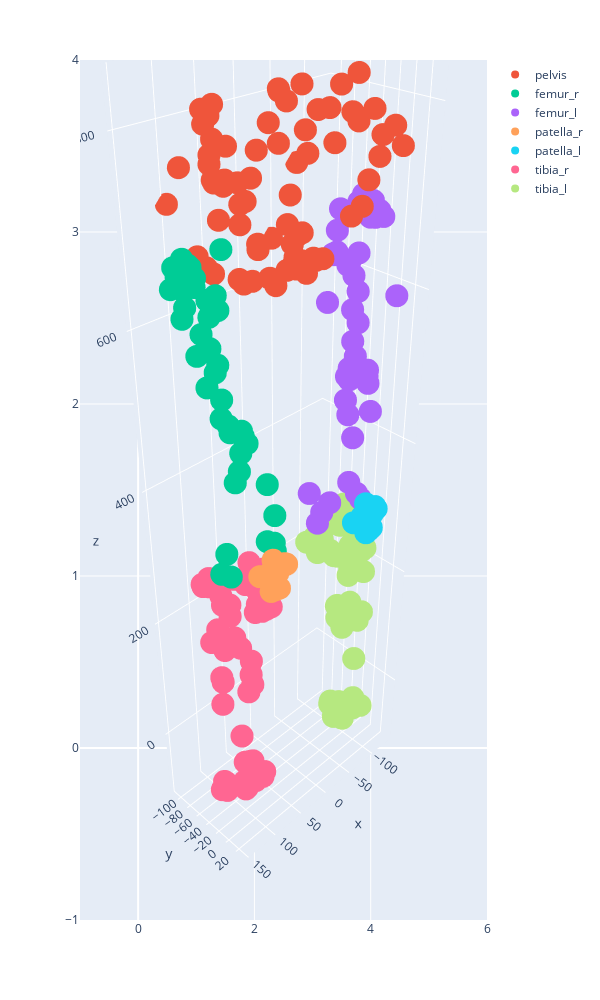

The notebook cell this image was saved under:
### Code cell
# Display the result in slicer
import plotly.express as px
import plotly.graph_objects as go
fig = px.scatter(width=600, height=1000)
fig.add_trace(go.Scatter3d(x = pelvis_result[:, 0],  y = pelvis_result[:,1], z=pelvis_result[:,2], mode = 'markers', name = 'pelvis'))
fig.add_trace(go.Scatter3d(x = femur_r_result[:, 0],  y = femur_r_result[:,1], z=femur_r_result[:,2], mode = 'markers', name = 'femur_r'))
fig.add_trace(go.Scatter3d(x = femur_l_result[:, 0],  y = femur_l_result[:,1], z=femur_l_result[:,2], mode = 'markers', name = 'femur_l'))
fig.add_trace(go.Scatter3d(x = patella_r_result[:, 0],  y = patella_r_result[:,1], z=patella_r_result[:,2], mode = 'markers', name = 'patella_r'))
fig.add_trace(go.Scatter3d(x = patella_l_result[:, 0],  y = patella_l_result[:,1], z=patella_l_result[:,2], mode = 'markers', name = 'patella_l'))
fig.add_trace(go.Scatter3d(x = tibia_r_result[:, 0],  y = tibia_r_result[:,1], z=tibia_r_result[:,2], mode = 'markers', name = 'tibia_r'))
fig.add_trace(go.Scatter3d(x = tibia_l_result[:, 0],  y = tibia_l_result[:,1], z=tibia_l_result[:,2], mode = 'markers', name = 'tibia_l'))
fig.update_scenes(aspectmode="data" )
camera = dict(
    up=dict(x=0, y=0, z=1),
    center=dict(x=0, y=0, z=0),
    eye=dict(x=2, y=2, z=2)
)
fig.update_layout(scene_camera=camera)
fig.show()
